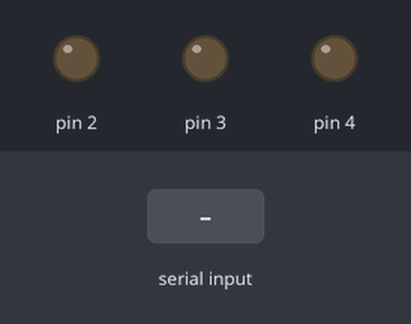
Bench run of a sketch on a simulated Arduino Uno, built with avr-gcc and run on an emulated ATmega328P. Shown: output pins drawn as LEDs (lit = HIGH). Inputs (shaded band) come from the test bench.

Above: at 1.2 s.
1.3 s: "p" received over the second serial link
At 2.2 s:
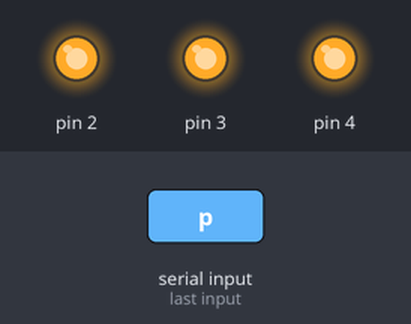
2.8 s: "q" received over the second serial link
At 3.4 s:
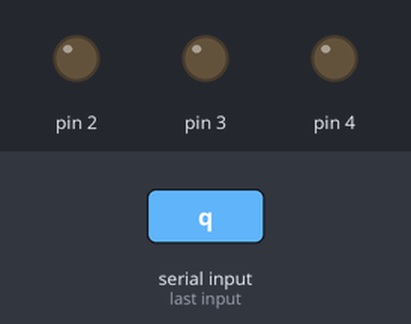
Timing chart, 0 to 5.8 s (numbered marks = the images above; inputs shaded):
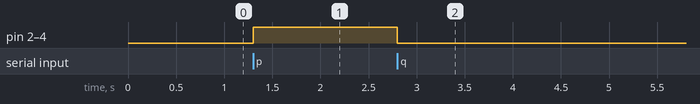

The sketch:

2021_0522_bluetooth_led.ino
```cpp
#include <SoftwareSerial.h>
SoftwareSerial mybluetooth(9,8);//(TX,RX)

void setup(){
mybluetooth.begin(9600);
pinMode(2,OUTPUT);
pinMode(3,OUTPUT);
pinMode(4,OUTPUT);
}


void loop(){
char a = mybluetooth.read();
if(a == 'p'){
  digitalWrite(2,HIGH);
  digitalWrite(3,HIGH);
  digitalWrite(4,HIGH);
  }
if(a == 'q'){
  digitalWrite(2,LOW);
  digitalWrite(3,LOW);
  digitalWrite(4,LOW);
  }

}
```

Measured:
- after the input at 1.3 s, pin 2–4: LOW → HIGH at once
- after the input at 2.8 s, pin 2–4: HIGH → LOW at once
